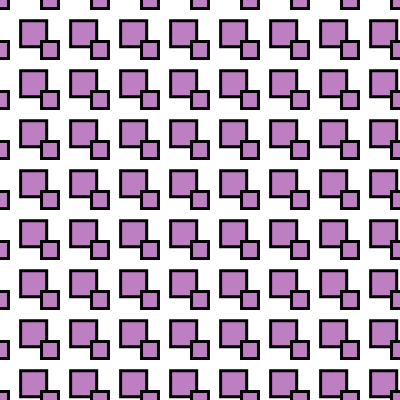
Frame 1 (no input)
Frame 60 (no input): identical to frame 1, image omitted
Frame 120 (the mouse pressed at the canvas centre since frame 60): identical to frame 1, image omitted

The p5.js sketch that drew this single still picture (run headless with seeded random() and noise() and a simulated clock; from frame 60 on, the mouse is pressed at the canvas centre):

// p5.js sketch
// ── sketch.js
var r;
var g;
var b;
var sqSize;

function setup() {
  createCanvas(400, 400);
  r = random(100,225);
  g = random(100,225);
  b = random(100,225);
  sqSize1 = random(10,30);
  sqSize2 = random(10,30);
  spacing = random(5);
}

function draw() {
  background(255);
  
  fill(r,g,b); 
  strokeWeight(3);
  rectMode(CENTER);
  
  let space = 50;
  for(x=0;x<width+100;x+=space){
    for(y=0;y<height+100;y+=space){
      square(x,y,sqSize1);
      square(x+space/spacing,y+space/spacing,sqSize2)
    }
  }
}
